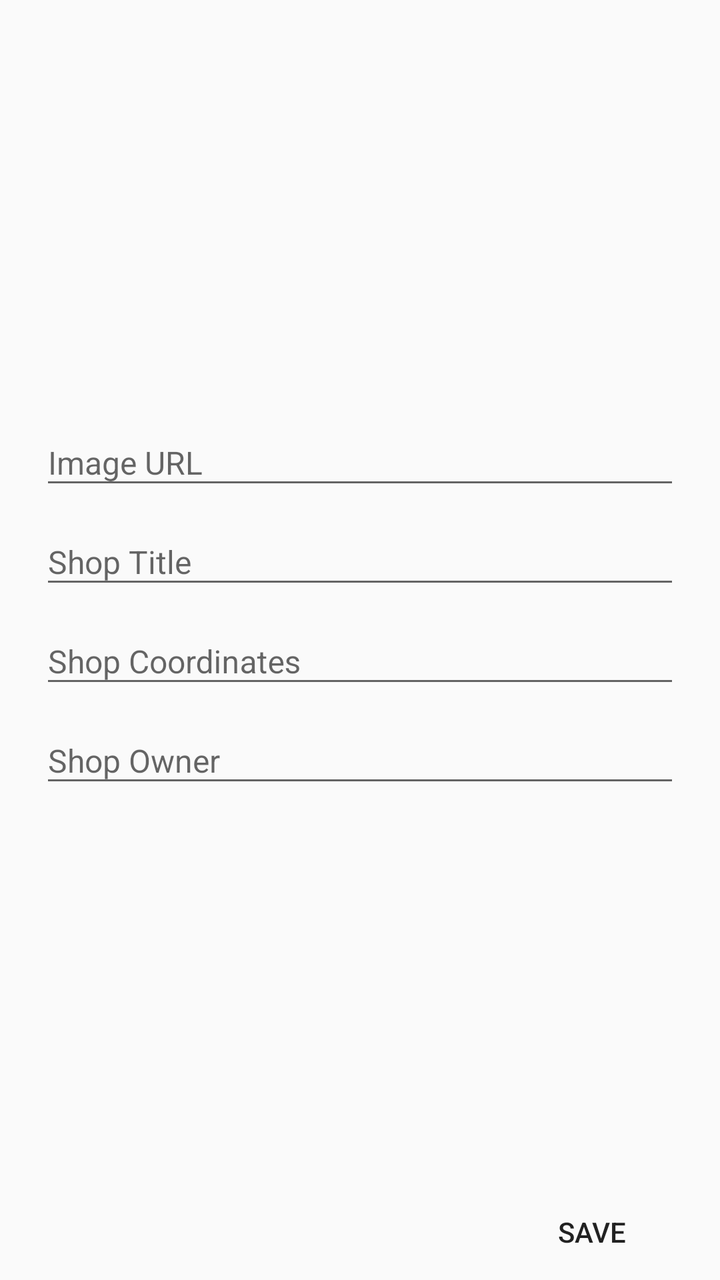
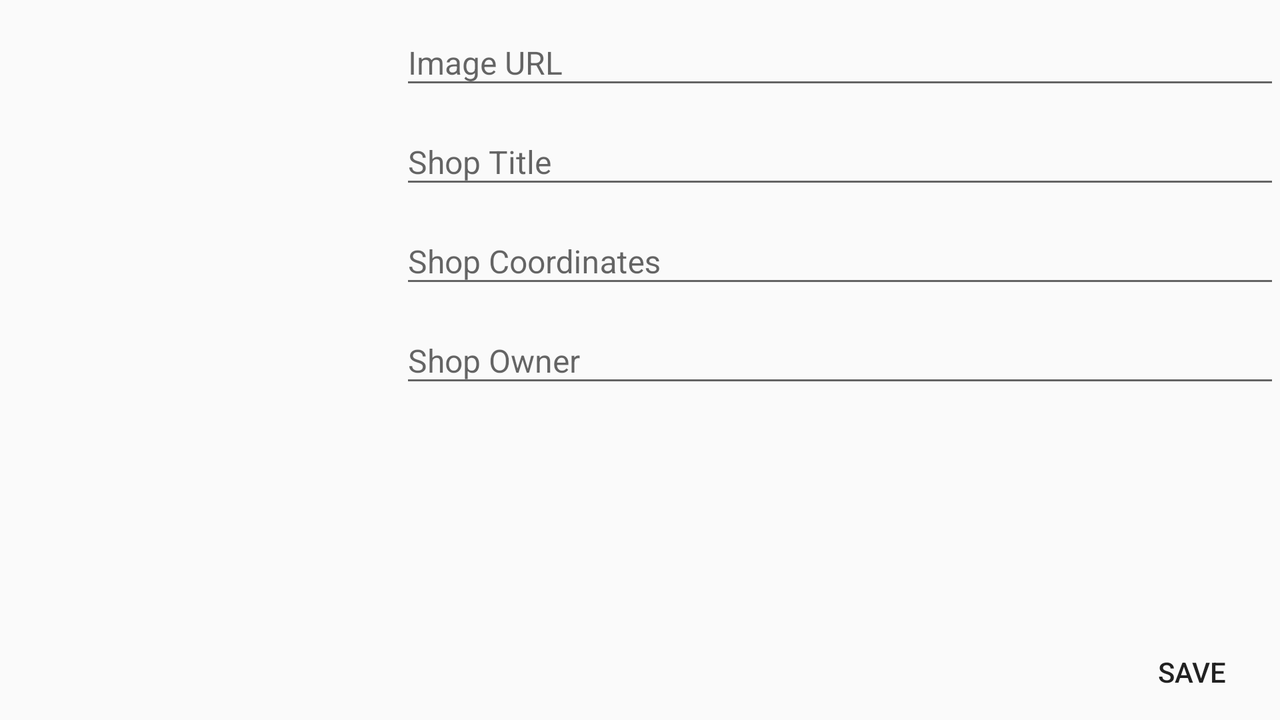

One screen, two layout resources from the same app: the default and the repository's alternative for another configuration. Each is rendered where Android would select it; the XML of both is given below.
<!-- AndroidManifest.xml: application theme AppTheme -->
<!-- res/layout/fragment_create_shop.xml -->
<?xml version="1.0" encoding="utf-8"?>
<RelativeLayout
    xmlns:android="http://schemas.android.com/apk/res/android"
    xmlns:tools="http://schemas.android.com/tools"
    android:layout_width="match_parent"
    android:layout_height="match_parent">

    <ImageView
        android:id="@+id/fragment_create_shop_image"
        android:layout_width="@dimen/fragment_create_shop_image_width"
        android:layout_height="@dimen/fragment_create_shop_image_height"
        android:layout_alignParentTop="true"
        android:layout_centerHorizontal="true"
        android:padding="@dimen/fragment_create_shop_image_padding"
        tools:src="@drawable/shop_icon"/>

    <android.support.design.widget.TextInputLayout
        android:id="@+id/fragment_create_shop_image_url_layout"
        android:layout_width="match_parent"
        android:layout_height="wrap_content"
        android:layout_alignParentLeft="true"
        android:layout_alignParentStart="true"
        android:layout_below="@+id/fragment_create_shop_image"
        android:layout_marginLeft="@dimen/fragment_create_shop_margin_horizontal"
        android:layout_marginRight="@dimen/fragment_create_shop_margin_horizontal">

        <EditText
            android:id="@+id/fragment_create_shop_image_url"
            android:layout_width="match_parent"
            android:layout_height="wrap_content"
            android:hint="@string/fragment_create_shop_image_url"
            android:inputType="textUri"
            android:textSize="@dimen/fragment_create_shop_text_size"/>

    </android.support.design.widget.TextInputLayout>

    <android.support.design.widget.TextInputLayout
        android:id="@+id/fragment_create_shop_title_layout"
        android:layout_width="match_parent"
        android:layout_height="wrap_content"
        android:layout_alignParentLeft="true"
        android:layout_alignParentStart="true"
        android:layout_below="@+id/fragment_create_shop_image_url_layout"
        android:layout_marginLeft="@dimen/fragment_create_shop_margin_horizontal"
        android:layout_marginRight="@dimen/fragment_create_shop_margin_horizontal">

        <EditText
            android:id="@+id/fragment_create_shop_title"
            android:layout_width="match_parent"
            android:layout_height="wrap_content"
            android:hint="@string/fragment_create_shop_title"
            android:inputType="text"
            android:textSize="@dimen/fragment_create_shop_text_size"/>

    </android.support.design.widget.TextInputLayout>

    <android.support.design.widget.TextInputLayout
        android:id="@+id/fragment_create_shop_coord_layout"
        android:layout_width="match_parent"
        android:layout_height="wrap_content"
        android:layout_alignParentLeft="true"
        android:layout_alignParentStart="true"
        android:layout_below="@+id/fragment_create_shop_title_layout"
        android:layout_marginLeft="@dimen/fragment_create_shop_margin_horizontal"
        android:layout_marginRight="@dimen/fragment_create_shop_margin_horizontal">

        <EditText
            android:id="@+id/fragment_create_shop_coord"
            android:layout_width="match_parent"
            android:layout_height="wrap_content"
            android:hint="@string/fragment_create_shop_coord"
            android:inputType="text"
            android:textSize="@dimen/fragment_create_shop_text_size"/>

    </android.support.design.widget.TextInputLayout>

    <android.support.design.widget.TextInputLayout
        android:id="@+id/fragment_create_shop_owner_layout"
        android:layout_width="match_parent"
        android:layout_height="wrap_content"
        android:layout_alignParentLeft="true"
        android:layout_alignParentStart="true"
        android:layout_below="@+id/fragment_create_shop_coord_layout"
        android:layout_marginLeft="@dimen/fragment_create_shop_margin_horizontal"
        android:layout_marginRight="@dimen/fragment_create_shop_margin_horizontal">

        <EditText
            android:id="@+id/fragment_create_shop_owner"
            android:layout_width="match_parent"
            android:layout_height="wrap_content"
            android:layout_alignParentLeft="true"
            android:layout_alignParentStart="true"
            android:layout_below="@+id/fragment_create_shop_coord_layout"
            android:hint="@string/fragment_create_shop_owner"
            android:inputType="text"
            android:textSize="@dimen/fragment_create_shop_text_size"/>

    </android.support.design.widget.TextInputLayout>

    <Button
        android:id="@+id/fragment_create_shop_save"
        style="@style/Base.Widget.AppCompat.Button.Borderless"
        android:layout_width="wrap_content"
        android:layout_height="wrap_content"
        android:layout_alignEnd="@+id/fragment_create_shop_owner_layout"
        android:layout_alignParentBottom="true"
        android:layout_alignRight="@+id/fragment_create_shop_owner_layout"
        android:text="@string/fragment_create_shop_save"/>

</RelativeLayout>
<!-- resources referenced by this layout -->
<resources>
  <dimen name="fragment_create_shop_image_height">200dp</dimen>
  <dimen name="fragment_create_shop_image_padding">20dp</dimen>
  <dimen name="fragment_create_shop_image_width">200dp</dimen>
  <dimen name="fragment_create_shop_margin_horizontal">20dp</dimen>
  <dimen name="fragment_create_shop_text_size">16sp</dimen>
  <string name="fragment_create_shop_coord">Shop Coordinates</string>
  <string name="fragment_create_shop_image_url">Image URL</string>
  <string name="fragment_create_shop_owner">Shop Owner</string>
  <string name="fragment_create_shop_save">Save</string>
  <string name="fragment_create_shop_title">Shop Title</string>
  <style name="AppTheme" parent="Theme.AppCompat.Light.NoActionBar">
          
          <item name="colorPrimary">@color/secondPalette_primary</item>
          <item name="colorPrimaryDark">@color/secondPalette_primaryDark</item>
          <item name="colorAccent">@color/secondPalette_Accent</item>
      </style>
</resources>
<!-- res/layout-land/fragment_create_shop.xml (the repository's variant of the layout above) -->
<!-- drawn on the phone turned sideways -->
<?xml version="1.0" encoding="utf-8"?>
<RelativeLayout
    xmlns:android="http://schemas.android.com/apk/res/android"
    xmlns:tools="http://schemas.android.com/tools"
    android:layout_width="match_parent"
    android:layout_height="match_parent">

    <ImageView
        android:id="@+id/fragment_create_shop_image"
        android:layout_width="@dimen/fragment_create_shop_image_width"
        android:layout_height="@dimen/fragment_create_shop_image_height"
        android:layout_alignParentLeft="true"
        android:layout_alignParentStart="true"
        android:layout_alignParentTop="true"
        android:padding="@dimen/fragment_create_shop_image_padding"
        tools:src="@drawable/shop_icon"/>

    <android.support.design.widget.TextInputLayout
        android:id="@+id/fragment_create_shop_image_url_layout"
        android:layout_width="match_parent"
        android:layout_height="wrap_content"
        android:layout_alignParentTop="true"
        android:layout_toEndOf="@+id/fragment_create_shop_image"
        android:layout_toRightOf="@+id/fragment_create_shop_image">

        <EditText
            android:id="@+id/fragment_create_shop_image_url"
            android:layout_width="match_parent"
            android:layout_height="wrap_content"
            android:hint="@string/fragment_create_shop_image_url"
            android:inputType="textUri"
            android:textSize="@dimen/fragment_create_shop_text_size"/>

    </android.support.design.widget.TextInputLayout>

    <android.support.design.widget.TextInputLayout
        android:id="@+id/fragment_create_shop_title_layout"
        android:layout_width="match_parent"
        android:layout_height="wrap_content"
        android:layout_below="@+id/fragment_create_shop_image_url_layout"
        android:layout_toEndOf="@+id/fragment_create_shop_image"
        android:layout_toRightOf="@+id/fragment_create_shop_image">

        <EditText
            android:id="@+id/fragment_create_shop_title"
            android:layout_width="match_parent"
            android:layout_height="wrap_content"
            android:hint="@string/fragment_create_shop_title"
            android:inputType="text"
            android:textSize="@dimen/fragment_create_shop_text_size"/>

    </android.support.design.widget.TextInputLayout>

    <android.support.design.widget.TextInputLayout
        android:id="@+id/fragment_create_shop_coord_layout"
        android:layout_width="match_parent"
        android:layout_height="wrap_content"
        android:layout_below="@+id/fragment_create_shop_title_layout"
        android:layout_toEndOf="@+id/fragment_create_shop_image"
        android:layout_toRightOf="@+id/fragment_create_shop_image">

        <EditText
            android:id="@+id/fragment_create_shop_coord"
            android:layout_width="match_parent"
            android:layout_height="wrap_content"
            android:hint="@string/fragment_create_shop_coord"
            android:inputType="text"
            android:textSize="@dimen/fragment_create_shop_text_size"/>

    </android.support.design.widget.TextInputLayout>

    <android.support.design.widget.TextInputLayout
        android:id="@+id/fragment_create_shop_owner_layout"
        android:layout_width="match_parent"
        android:layout_height="wrap_content"
        android:layout_below="@+id/fragment_create_shop_coord_layout"
        android:layout_toEndOf="@+id/fragment_create_shop_image"
        android:layout_toRightOf="@+id/fragment_create_shop_image">

        <android.support.v7.widget.AppCompatAutoCompleteTextView
            android:id="@+id/fragment_create_shop_owner"
            android:layout_width="match_parent"
            android:layout_height="wrap_content"
            android:layout_alignParentLeft="true"
            android:layout_alignParentStart="true"
            android:layout_below="@+id/fragment_create_shop_coord_layout"
            android:hint="@string/fragment_create_shop_owner"
            android:inputType="text"
            android:textSize="@dimen/fragment_create_shop_text_size"/>

    </android.support.design.widget.TextInputLayout>

    <Button
        android:id="@+id/fragment_create_shop_save"
        style="@style/Base.Widget.AppCompat.Button.Borderless"
        android:layout_width="wrap_content"
        android:layout_height="wrap_content"
        android:layout_alignParentBottom="true"
        android:layout_alignParentEnd="true"
        android:layout_alignParentRight="true"
        android:text="@string/fragment_create_shop_save"/>

</RelativeLayout>
<!-- resources referenced by the variant -->
<!-- as the phone turned sideways resolves them -->
<resources>
  <dimen name="fragment_create_shop_image_height">200dp</dimen>
  <dimen name="fragment_create_shop_image_padding">20dp</dimen>
  <dimen name="fragment_create_shop_image_width">200dp</dimen>
  <dimen name="fragment_create_shop_text_size">16sp</dimen>
  <string name="fragment_create_shop_coord">Shop Coordinates</string>
  <string name="fragment_create_shop_image_url">Image URL</string>
  <string name="fragment_create_shop_owner">Shop Owner</string>
  <string name="fragment_create_shop_save">Save</string>
  <string name="fragment_create_shop_title">Shop Title</string>
  <style name="AppTheme" parent="Theme.AppCompat.Light.NoActionBar">
          
          <item name="colorPrimary">@color/secondPalette_primary</item>
          <item name="colorPrimaryDark">@color/secondPalette_primaryDark</item>
          <item name="colorAccent">@color/secondPalette_Accent</item>
      </style>
</resources>
